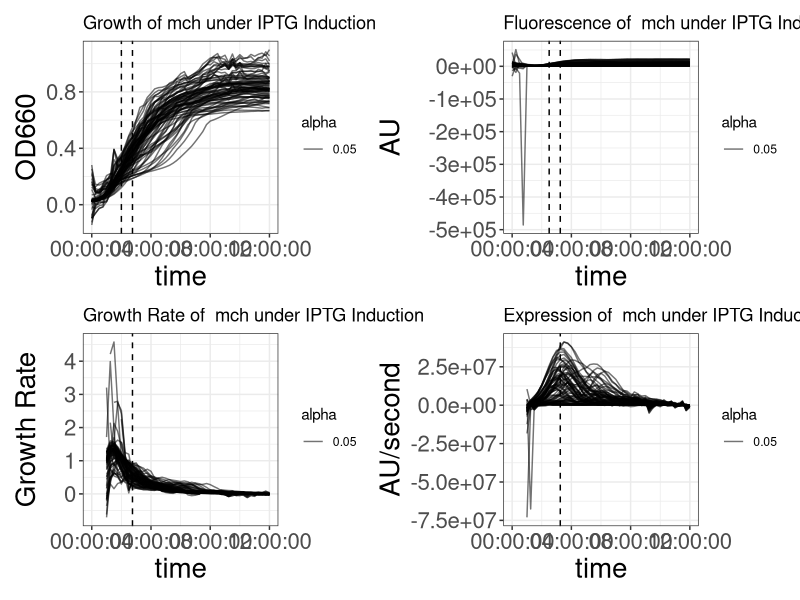
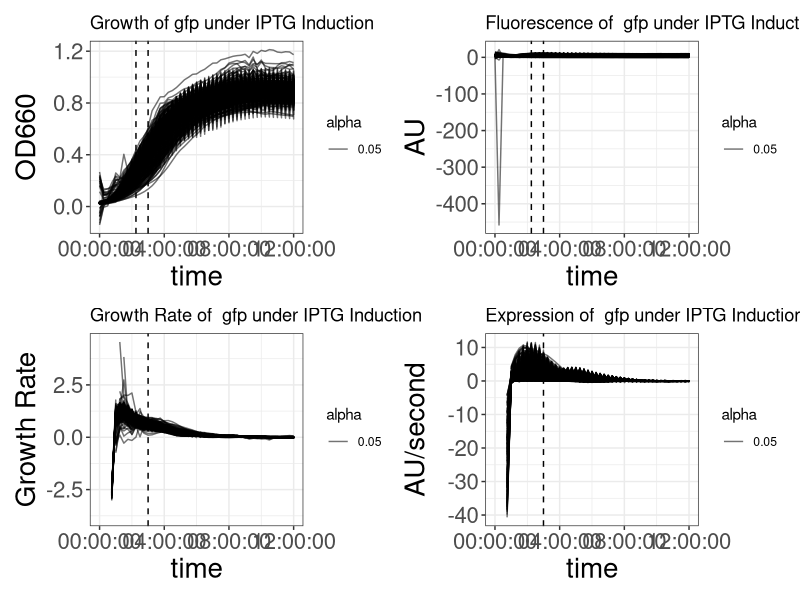

R code for these plots, in order:
# ----------------- Boilerplate
library(dplyr)
library(ggplot2)
library(patchwork)
library(slider)
library(data.table)
library(zoo)
library(tidyverse)
library(scales)

plot_theme = theme_bw()
# ----------------- Plot logic
graph_strain_grey<- function(strain_dataframe_master, strain_name, t1, t2, shift_amnt){
  
  p1 <- ggplot() + 
    geom_line(data=strain_dataframe_master, aes(x = time, y = OD660, group=groupID, alpha = 0.05)) +
    ggtitle(paste("Growth of", strain_name, "under IPTG Induction")) + 
    plot_theme + ylab("OD660") +scale_x_time() +
    geom_vline(xintercept=t1, linetype='dashed') +
    geom_vline(xintercept=t3, linetype='dashed') +theme(axis.text=element_text(size=16),
                                                        axis.title=element_text(size=20))
  p2 <- ggplot() + 
    geom_line(data=strain_dataframe_master, aes(x = time, y = fluor, group=groupID, alpha = 0.05)) +
    ggtitle(paste("Fluorescence of ", strain_name, "under IPTG Induction")) + 
    plot_theme + ylab("AU") +scale_x_time() +
    geom_vline(xintercept=t1-900*shift_amnt, linetype='dashed') +
    geom_vline(xintercept=t3-900*shift_amnt, linetype='dashed') +theme(axis.text=element_text(size=16),
                                                                       axis.title=element_text(size=20))
  p3 <- ggplot()+
    geom_line(data=strain_dataframe_master, aes(x = time, y = growthrate, group=groupID, alpha = 0.05)) +
    ggtitle(paste("Growth Rate of ", strain_name, "under IPTG Induction")) + 
    plot_theme + ylab("Growth Rate") +scale_x_time() +
    geom_vline(xintercept=t3, linetype='dashed') +theme(axis.text=element_text(size=16),
                                                        axis.title=element_text(size=20))
  p4 <- ggplot()+
    geom_line(data=strain_dataframe_master, aes(x = time, y = expression, group=groupID, alpha = 0.05)) +
    ggtitle(paste("Expression of ", strain_name, "under IPTG Induction")) + 
    plot_theme + ylab("AU/second") +scale_x_time() +
    geom_vline(xintercept=t3-900*shift_amnt, linetype='dashed')  +theme(axis.text=element_text(size=16),
                                                                        axis.title=element_text(size=20))
  
  
  show(p1 + p2 + p3 + p4)
  
}

# ------------------- Generate
window_size = 3

# -- mCherry
mch_time_start <- 11700+900*-2
t1 = mch_time_start-900*window_size
t3 = mch_time_start
shift_amnt = -2

df = read.csv("../processed_data/experimental_per_mcherry.csv")

grid <- graph_strain_grey(df, "mch", t1, t2, shift_amnt)
grid
ggsave('aggrigate/per_mch_agg.png', grid, width = 9, height = 9)

# -- sfGFP
gfp_time_start <- 11700-900
t1 = gfp_time_start-900*window_size
t3 = gfp_time_start
shift_amnt = 0

df = read.csv("../processed_data/experimental_per_gfp.csv")

grid <- graph_strain_grey(df, 'gfp', t1, t2, shift_amnt)
grid
ggsave('aggrigate/per_gfp_agg.png', grid, width = 9, height = 9)
